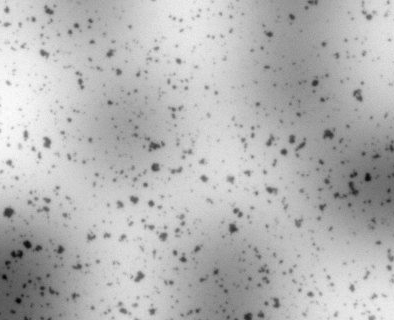
#> input picture assignment1/Particles.png, 394 x 320 px
$ python task1_2.py
#> lines starting #> are read from the running program, lines starting #| are printed output that depends on the picture
import cv2
import numpy as np

def maxFilter(img,height,width,kernal_N):
    max_filter = np.zeros([height,width],dtype=np.uint8)
    ksize = int((kernal_N-1)/2)

    for i in range(height):
        for j in range(width):
            heightLowBound = max(0,i-ksize)
            heightHighBound = min(height-1,i+ksize)
            widthLowBound = max(0,j-ksize)
            widthHighBound =min(width-1,j+ksize)

            Max_value = 0
            for ki in range(heightLowBound,heightHighBound+1):
                for kj in range(widthLowBound,widthHighBound+1):
                    value =img[ki][kj]
                    if(value > Max_value):
                        Max_value = value
            max_filter[i][j] = Max_value
    return max_filter

def minFilter(img,height,width,kernal_N):
    min_filter = np.zeros([height,width],dtype=np.uint8)
    ksize = int((kernal_N-1)/2)

    for i in range(height):
        for j in range(width):
            heightLowBound = max(0,i-ksize)
            heightHighBound = min(height-1,i+ksize)
            widthLowBound = max(0,j-ksize)
            widthHighBound =min(width-1,j+ksize)

            Min_value = 999
            for ki in range(heightLowBound,heightHighBound+1):
                for kj in range(widthLowBound,widthHighBound+1):
                    value =img[ki][kj]
                    if(value < Min_value):
                        Min_value = value
            min_filter[i][j] = Min_value
    return min_filter

def correctNeg(img,height,width):
    for i in range(height):
        for j in range(width):
            # if(img[i][j]!=0):
            img[i][j]+=255

    return img

if __name__ == "__main__":

    img = cv2.imread("Particles.png") # assignment1/Particles.png
#> img is the input picture: shape (320, 394, 3); min 0, max 255, mean 181.3
    img = cv2.cvtColor(img,cv2.COLOR_BGR2GRAY).astype(np.uint8)
#> img: shape (320, 394)

    height = img.shape[0]
#> height = 320
    width = img.shape[1]
#> width = 394
    N=9
    max_filter = maxFilter(img,height,width,N).astype(np.uint8)
#> after the loop in maxFilter, `for i in range(height):`:
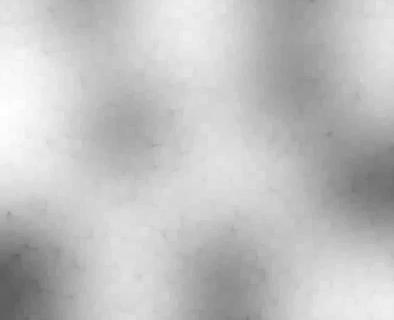
#> max_filter: shape (320, 394); min 93, max 255, mean 193.7
    min_filter = minFilter(max_filter,height,width,N).astype(np.uint8)
    cv2.imshow('A',max_filter/np.max(max_filter))
    cv2.imshow('B',min_filter/np.max(min_filter))
    cv2.imwrite("B.png",min_filter.astype(np.uint8))
    # print(max_filter)
    # print(min_filter)

    backgroundSub = correctNeg( img - min_filter ,height,width)
#> after the loop in correctNeg, `for i in range(height):`:
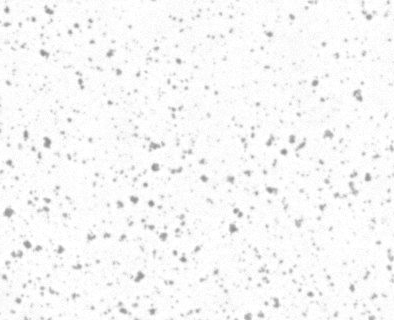
#> img: shape (320, 394); min 142, max 255, mean 247.4

    print(backgroundSub)
#> (printed output is left out)
    cv2.imshow('task2',backgroundSub/np.max(backgroundSub))
    cv2.imwrite("output.png",backgroundSub.astype(np.uint8))

    cv2.waitKey(0)
